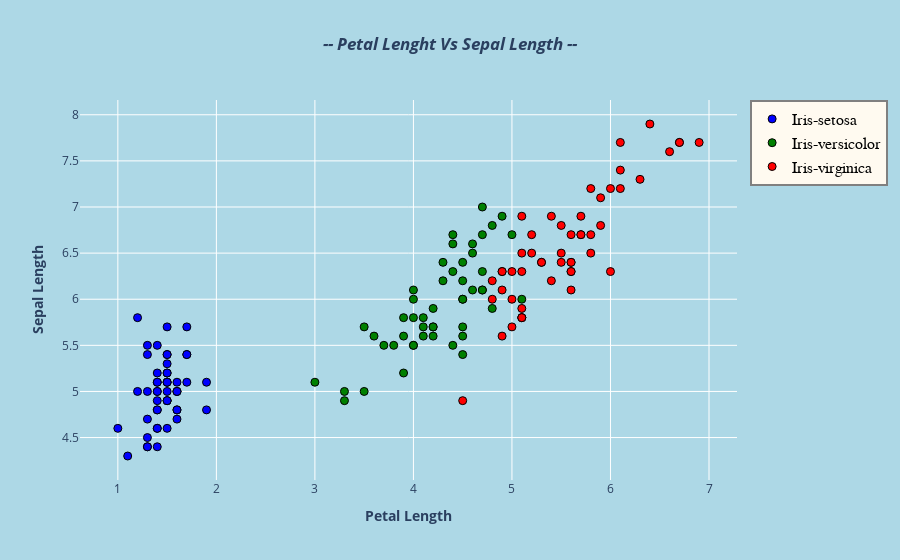

The notebook cell this image was saved under:
### Markdown cell above
<div style="text-align: left;">
    <span style="font-family: Ronler; padding: 5px; display: inline-block; border-radius: 20px 20px; background-color:#5C5CFF; font-size: 150%; font-weight: 150%; color: white; overflow: hidden;">&nbsp; --: Petal Lenght Vs Sepal Lenght :--&nbsp;</span>
</div>

### Code cell
scatter_plot('PetalLengthCm', 'SepalLengthCm', 'Petal Lenght Vs Sepal Length', 'Petal Length', 'Sepal Length', 'lightblue')

### Figure 1 — Plotly figure (JSON) as saved in the notebook; plotly's stock layout.template omitted (floating-point values rounded to 4 significant figures)
{"data": [{"marker": {"color": "blue", "line": {"color": "black", "width": 1}, "size": 8}, "mode": "markers", "name": "Iris-setosa", "text": ["Iris-setosa", "Iris-setosa", "Iris-setosa", "Iris-setosa", "Iris-setosa", "Iris-setosa", "Iris-setosa", "Iris-setosa", "Iris-setosa", "Iris-setosa", "Iris-setosa", "Iris-setosa", "Iris-setosa", "Iris-setosa", "Iris-setosa", "Iris-setosa", "Iris-setosa", "Iris-setosa", "Iris-setosa", "Iris-setosa", "Iris-setosa", "Iris-setosa", "Iris-setosa", "Iris-setosa", "Iris-setosa", "Iris-setosa", "Iris-setosa", "Iris-setosa", "Iris-setosa", "Iris-setosa", "Iris-setosa", "Iris-setosa", "Iris-setosa", "Iris-setosa", "Iris-setosa", "Iris-setosa", "Iris-setosa", "Iris-setosa", "Iris-setosa", "Iris-setosa", "Iris-setosa", "Iris-setosa", "Iris-setosa", "Iris-setosa", "Iris-setosa", "Iris-setosa", "Iris-setosa", "Iris-setosa", "Iris-setosa", "Iris-setosa"], "type": "scatter", "x": [1.4, 1.4, 1.3, 1.5, 1.4, 1.7, 1.4, 1.5, 1.4, 1.5, 1.5, 1.6, 1.4, 1.1, 1.2, 1.5, 1.3, 1.4, 1.7, 1.5, 1.7, 1.5, 1, 1.7, 1.9, 1.6, 1.6, 1.5, 1.4, 1.6, 1.6, 1.5, 1.5, 1.4, 1.5, 1.2, 1.3, 1.5, 1.3, 1.5, 1.3, 1.3, 1.3, 1.6, 1.9, 1.4, 1.6, 1.4, 1.5, 1.4], "y": [5.1, 4.9, 4.7, 4.6, 5, 5.4, 4.6, 5, 4.4, 4.9, 5.4, 4.8, 4.8, 4.3, 5.8, 5.7, 5.4, 5.1, 5.7, 5.1, 5.4, 5.1, 4.6, 5.1, 4.8, 5, 5, 5.2, 5.2, 4.7, 4.8, 5.4, 5.2, 5.5, 4.9, 5, 5.5, 4.9, 4.4, 5.1, 5, 4.5, 4.4, 5, 5.1, 4.8, 5.1, 4.6, 5.3, 5]}, {"marker": {"color": "green", "line": {"color": "black", "width": 1}, "size": 8}, "mode": "markers", "name": "Iris-versicolor", "text": ["Iris-versicolor", "Iris-versicolor", "Iris-versicolor", "Iris-versicolor", "Iris-versicolor", "Iris-versicolor", "Iris-versicolor", "Iris-versicolor", "Iris-versicolor", "Iris-versicolor", "Iris-versicolor", "Iris-versicolor", "Iris-versicolor", "Iris-versicolor", "Iris-versicolor", "Iris-versicolor", "Iris-versicolor", "Iris-versicolor", "Iris-versicolor", "Iris-versicolor", "Iris-versicolor", "Iris-versicolor", "Iris-versicolor", "Iris-versicolor", "Iris-versicolor", "Iris-versicolor", "Iris-versicolor", "Iris-versicolor", "Iris-versicolor", "Iris-versicolor", "Iris-versicolor", "Iris-versicolor", "Iris-versicolor", "Iris-versicolor", "Iris-versicolor", "Iris-versicolor", "Iris-versicolor", "Iris-versicolor", "Iris-versicolor", "Iris-versicolor", "Iris-versicolor", "Iris-versicolor", "Iris-versicolor", "Iris-versicolor", "Iris-versicolor", "Iris-versicolor", "Iris-versicolor", "Iris-versicolor", "Iris-versicolor", "Iris-versicolor"], "type": "scatter", "x": [4.7, 4.5, 4.9, 4, 4.6, 4.5, 4.7, 3.3, 4.6, 3.9, 3.5, 4.2, 4, 4.7, 3.6, 4.4, 4.5, 4.1, 4.5, 3.9, 4.8, 4, 4.9, 4.7, 4.3, 4.4, 4.8, 5, 4.5, 3.5, 3.8, 3.7, 3.9, 5.1, 4.5, 4.5, 4.7, 4.4, 4.1, 4, 4.4, 4.6, 4, 3.3, 4.2, 4.2, 4.2, 4.3, 3, 4.1], "y": [7, 6.4, 6.9, 5.5, 6.5, 5.7, 6.3, 4.9, 6.6, 5.2, 5, 5.9, 6, 6.1, 5.6, 6.7, 5.6, 5.8, 6.2, 5.6, 5.9, 6.1, 6.3, 6.1, 6.4, 6.6, 6.8, 6.7, 6, 5.7, 5.5, 5.5, 5.8, 6, 5.4, 6, 6.7, 6.3, 5.6, 5.5, 5.5, 6.1, 5.8, 5, 5.6, 5.7, 5.7, 6.2, 5.1, 5.7]}, {"marker": {"color": "red", "line": {"color": "black", "width": 1}, "size": 8}, "mode": "markers", "name": "Iris-virginica", "text": ["Iris-virginica", "Iris-virginica", "Iris-virginica", "Iris-virginica", "Iris-virginica", "Iris-virginica", "Iris-virginica", "Iris-virginica", "Iris-virginica", "Iris-virginica", "Iris-virginica", "Iris-virginica", "Iris-virginica", "Iris-virginica", "Iris-virginica", "Iris-virginica", "Iris-virginica", "Iris-virginica", "Iris-virginica", "Iris-virginica", "Iris-virginica", "Iris-virginica", "Iris-virginica", "Iris-virginica", "Iris-virginica", "Iris-virginica", "Iris-virginica", "Iris-virginica", "Iris-virginica", "Iris-virginica", "Iris-virginica", "Iris-virginica", "Iris-virginica", "Iris-virginica", "Iris-virginica", "Iris-virginica", "Iris-virginica", "Iris-virginica", "Iris-virginica", "Iris-virginica", "Iris-virginica", "Iris-virginica", "Iris-virginica", "Iris-virginica", "Iris-virginica", "Iris-virginica", "Iris-virginica", "Iris-virginica", "Iris-virginica", "Iris-virginica"], "type": "scatter", "x": [6, 5.1, 5.9, 5.6, 5.8, 6.6, 4.5, 6.3, 5.8, 6.1, 5.1, 5.3, 5.5, 5, 5.1, 5.3, 5.5, 6.7, 6.9, 5, 5.7, 4.9, 6.7, 4.9, 5.7, 6, 4.8, 4.9, 5.6, 5.8, 6.1, 6.4, 5.6, 5.1, 5.6, 6.1, 5.6, 5.5, 4.8, 5.4, 5.6, 5.1, 5.1, 5.9, 5.7, 5.2, 5, 5.2, 5.4, 5.1], "y": [6.3, 5.8, 7.1, 6.3, 6.5, 7.6, 4.9, 7.3, 6.7, 7.2, 6.5, 6.4, 6.8, 5.7, 5.8, 6.4, 6.5, 7.7, 7.7, 6, 6.9, 5.6, 7.7, 6.3, 6.7, 7.2, 6.2, 6.1, 6.4, 7.2, 7.4, 7.9, 6.4, 6.3, 6.1, 7.7, 6.3, 6.4, 6, 6.9, 6.7, 6.9, 5.8, 6.8, 6.7, 6.7, 6.3, 6.5, 6.2, 5.9]}], "layout": {"legend": {"bgcolor": "floralwhite", "bordercolor": "grey", "borderwidth": 2, "font": {"color": "black", "family": "arial", "size": 16}}, "paper_bgcolor": "lightblue", "plot_bgcolor": "lightblue", "title": {"text": "<b><i>-- Petal Lenght Vs Sepal Length --</i></b>", "x": 0.5}, "xaxis": {"title": {"text": "<b>Petal Length</b>"}}, "yaxis": {"title": {"text": "<b>Sepal Length</b>"}}}}
